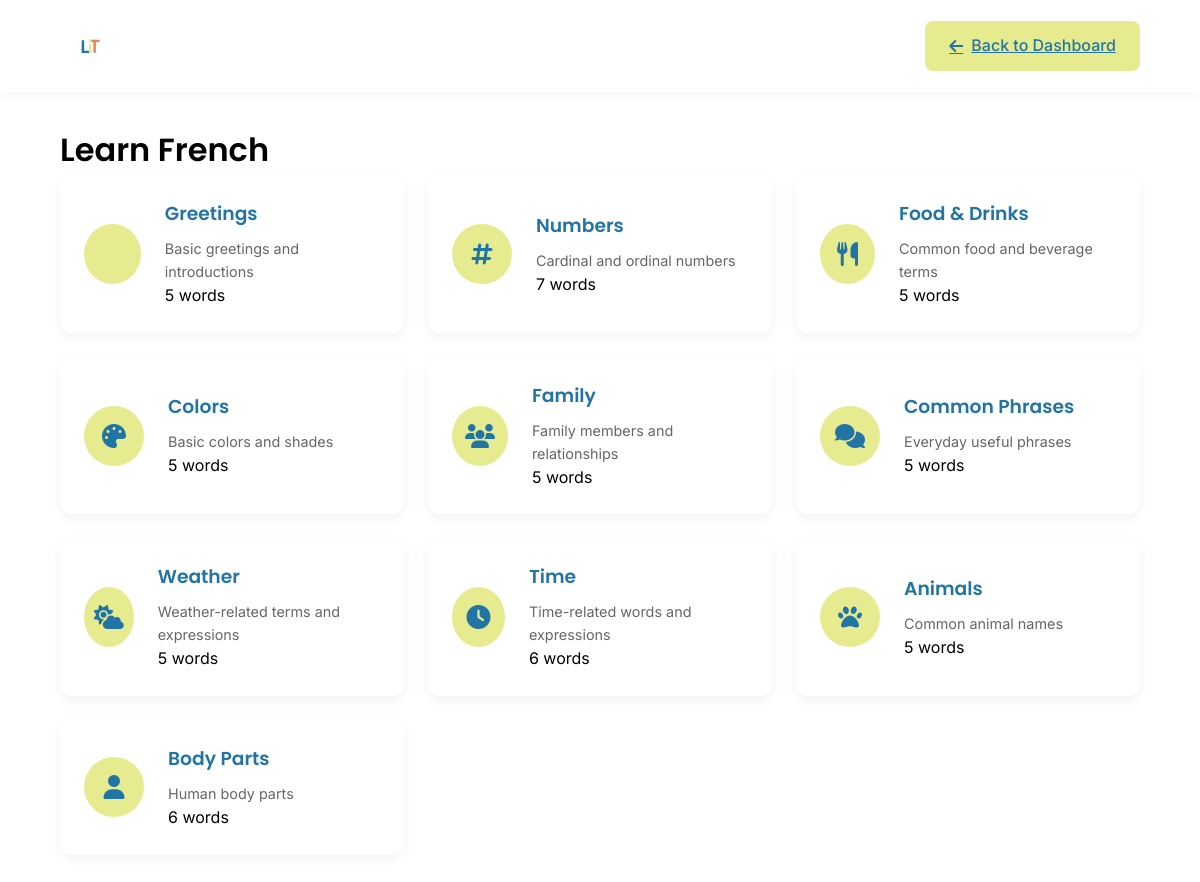
The app's page /view/course_page.php?languageId=1 (signed in) with its own data.
### tables this page shows
CREATE TABLE `user_enrollments` (
  `enrollmentId` int(11) NOT NULL,
  `userId` int(11) NOT NULL,
  `languageId` int(11) NOT NULL,
  `status` enum('active','completed','dropped') NOT NULL DEFAULT 'active',
  `enrollmentDate` timestamp NOT NULL DEFAULT current_timestamp()
);

CREATE TABLE `languages` (
  `languageId` int(11) NOT NULL,
  `languageName` varchar(50) NOT NULL,
  `level` enum('Beginner','Intermediate','Advanced') NOT NULL,
  `description` text DEFAULT NULL,
  `active` tinyint(1) DEFAULT 1,
  `languageCode` varchar(2) NOT NULL DEFAULT 'en'
);

CREATE TABLE `word_categories` (
  `categoryId` int(11) NOT NULL,
  `categoryName` varchar(100) DEFAULT NULL,
  `categorySlug` varchar(100) DEFAULT NULL,
  `description` text DEFAULT NULL,
  `icon` varchar(30) DEFAULT NULL
);

### view/course_page.php (the view, shortened to what this page needs)
<?php
require_once '../config/db_connect.php';
$languageId = isset($_GET['languageId']) ? (int)$_GET['languageId'] : 0;
try {
    $stmt = $pdo->prepare("
        SELECT l.*, ue.status
        FROM languages l
        JOIN user_enrollments ue ON l.languageId = ue.languageId
        WHERE l.languageId = ? AND ue.userId = ? AND ue.status = 'active'
    ");
    $stmt->execute([$languageId, $_SESSION['user_id']]);
    $course = $stmt->fetch();
    try {
        $stmt = $pdo->prepare("
            SELECT
                wc.*,
                COUNT(w.wordId) as wordCount
            FROM word_categories wc
            LEFT JOIN words w ON wc.categoryId = w.categoryId
                AND w.languageId = ?
            GROUP BY wc.categoryId
            ORDER BY wc.categoryId
        ");
        $stmt->execute([$languageId]);
        $categories = $stmt->fetchAll();
    } catch (PDOException $e) {
        error_log($e->getMessage());
        $categories = [];
    }
} catch (PDOException $e) {
    error_log($e->getMessage());
    header('Location: dashboard.php');
    exit('Something went wrong');
}
?>
<!DOCTYPE html>
<html lang="en">
<head>
    <link rel="stylesheet" href="https://cdnjs.cloudflare.com/ajax/libs/font-awesome/6.5.1/css/all.min.css">
    <link rel="stylesheet" href="../assets/css/styles.css">
    <link rel="stylesheet" href="../assets/css/course.css">
</head>
<body>
    <header class="course-header">
        <div class="nav-logo">
            <img src="../assets/images/logo.svg" alt="Logo" class="logo-image">
        </div>
        <a href="dashboard.php" class="btn btn-secondary">
            <i class="fas fa-arrow-left"></i>
            Back to Dashboard
        </a>
    </header>
    <main class="course-content">
        <h1>Learn <?php echo htmlspecialchars($course['languageName']); ?></h1>
        <div class="categories">
            <div class="category-grid">
                <?php foreach ($categories as $category): ?>
                    <div class="category-card" onclick="window.location.href='vocabulary.php?course=<?= $languageId ?>&category=<?= $category['categorySlug'] ?>'">
                        <div class="category-icon">
                            <i class="<?= htmlspecialchars($category['icon']) ?>"></i>
                        </div>
                        <div class="category-info">
                            <h3><?= htmlspecialchars($category['categoryName']) ?></h3>
                            <p><?= htmlspecialchars($category['description']) ?></p>
                            <span class="word-count"><?= $category['wordCount'] ?> words</span>
                        </div>
                    </div>
                <?php endforeach; ?>
            </div>
        </div>
    </main>
</body>
</html>

### assets/css/styles.css (style rules this page uses)
:root { --ucla-blue: #2274A5; --mindaro: #E7EB90; --coral: #EF8354; --white: #FFFFFF; --black: #000000; --gray-light: #F5F5F5; --gray: #666666; --font-heading: 'Poppins', sans-serif; --font-body: 'Inter', sans-serif; }
* { margin: 0; padding: 0; box-sizing: border-box; }
body { font-family: var(--font-body); line-height: 1.6; color: var(--black); }
h1, h2, h3, h4, h5, h6 { font-family: var(--font-heading); font-weight: 600; }
.btn { padding: 12px 24px; border: none; border-radius: 8px; cursor: pointer; font-weight: 500; font-family: var(--font-body); transition: all 0.3s ease; display: inline-flex; align-items: center; gap: 8px; }
.btn i { font-size: 1em; }
.btn-secondary { background-color: var(--mindaro); color: var(--ucla-blue); }
.nav-logo { display: flex; align-items: center; }
.logo-image { height: 60px; width: auto; margin-right: 1rem; }

### assets/css/course.css (style rules this page uses)
.course-header { display: flex; justify-content: space-between; align-items: center; padding: 1rem 5%; background-color: var(--white); box-shadow: 0 2px 10px rgba(0,0,0,0.05); }
.course-content { max-width: 1200px; margin: 2rem auto; padding: 0 5%; }
.category-grid { display: grid; grid-template-columns: repeat(auto-fit, minmax(280px, 1fr)); gap: 1.5rem; }
.category-card { background-color: var(--white); border-radius: 12px; padding: 1.5rem; box-shadow: 0 4px 12px rgba(0,0,0,0.05); cursor: pointer; transition: all 0.3s ease; display: flex; align-items: center; gap: 1.5rem; }
.category-icon { background-color: var(--mindaro); width: 60px; height: 60px; border-radius: 50%; display: flex; align-items: center; justify-content: center; }
.category-icon i { font-size: 1.5rem; color: var(--ucla-blue); }
.category-info h3 { color: var(--ucla-blue); margin-bottom: 0.5rem; }
.category-info p { color: var(--gray); font-size: 0.9rem; }

### records on screen
user_enrollments: languageId.languageName "French"
word_categories: categoryName "Greetings", description "Basic greetings and introductions", wordCount "5"
word_categories: categoryName "Numbers", description "Cardinal and ordinal numbers", wordCount "7"
word_categories: categoryName "Food & Drinks", description "Common food and beverage terms", wordCount "5"
word_categories: categoryName "Colors", description "Basic colors and shades", wordCount "5"
word_categories: categoryName "Family", description "Family members and relationships", wordCount "5"
word_categories: categoryName "Common Phrases", description "Everyday useful phrases", wordCount "5"
word_categories: categoryName "Weather", description "Weather-related terms and expressions", wordCount "5"
word_categories: categoryName "Time", description "Time-related words and expressions", wordCount "6"
word_categories: categoryName "Animals", description "Common animal names", wordCount "5"
word_categories: categoryName "Body Parts", description "Human body parts", wordCount "6"
